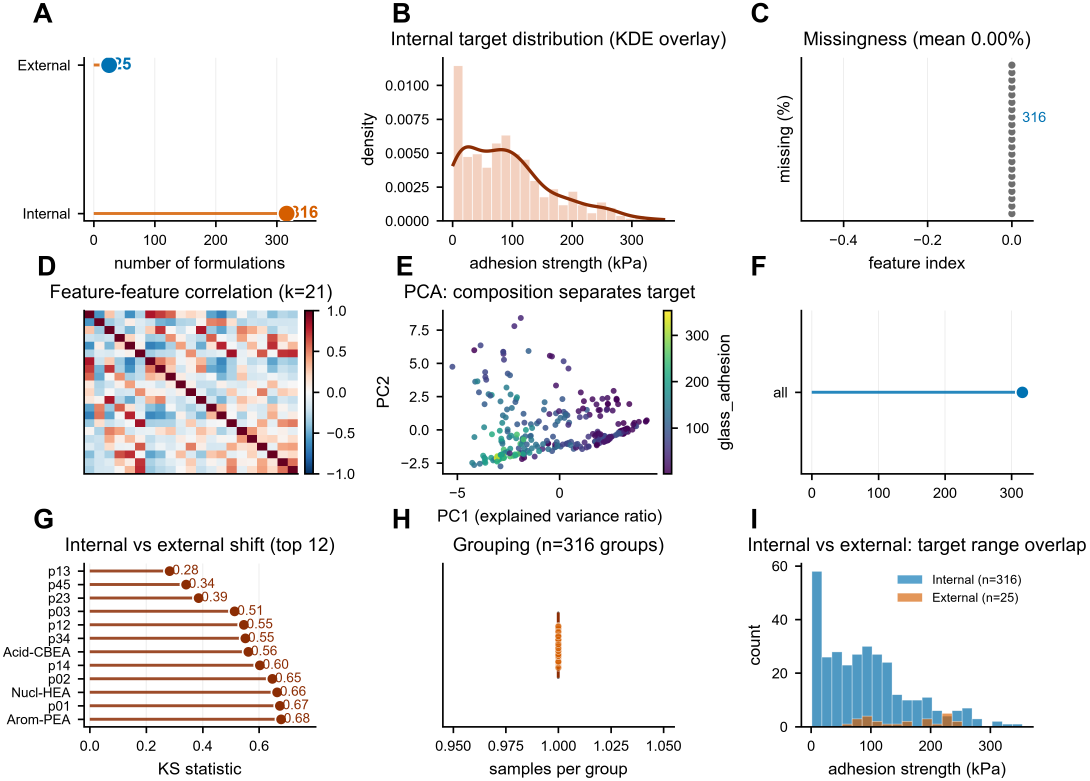
#> input picture _local_compile/Figure3_dataset.png, 4358 x 3124 px, found by its file name (shown at 1/4 size)
$ python _qwen_final_qa.py
#> lines starting #> are read from the running program, lines starting #| are printed output that depends on the picture
### code/_runtime_guard.py
"""Runtime hardening: must be the FIRST import in every script.

Setting thread-count env vars BEFORE numpy / torch / sklearn are imported
prevents an intermittent Windows segfault that surfaces when several
subprocess invocations of these libraries happen back-to-back.

Add the line
    import _runtime_guard  # noqa: F401  (must be first)
as the very first non-docstring import in every entry-point script.

--------------------------------------------------------------------------- #
HOST-FILE-LOCK GUARD (three independent layers, so a long compute phase can
NEVER lose its outputs to a locked file again):
  L1  purge-before-write  -- delete the target path (if it exists) right
      before writing. The WorkBuddy host holds a permanent handle ONLY on
      files that already existed when the session started; freshly created
      files are never locked. Deleting first turns every write into a
      fresh-file creation and sidesteps PermissionError 13 entirely.
  L2  long retry with backoff -- if L1 still hits PermissionError (e.g. the
      host grabbed the handle between our delete and our open), retry with
      30 x 4s = 120s of backoff instead of 15 x 8s.
  L3  .retry fallback file -- if all attempts against the canonical path
      fail, write to "<path>.retry" and append a marker to
      results/arch_eval_logs/write_failures.log so the operator can recover
      the artifact without re-running the compute phase.
--------------------------------------------------------------------------- #
"""
import os

for _key in ("OMP_NUM_THREADS",
             "MKL_NUM_THREADS",
             "OPENBLAS_NUM_THREADS",
             "NUMEXPR_NUM_THREADS",
             "VECLIB_MAXIMUM_THREADS"):
    os.environ.setdefault(_key, "1")

# Deterministic hash seed for Python 3.3+ (otherwise PYTHONHASHSEED is random
# across processes and breaks cache-style deduplication of CSVs / pickles).
os.environ.setdefault("PYTHONHASHSEED", "0")

try:
    import numpy as _np
    _np.random.seed(0)
except Exception:                                   # pragma: no cover
    pass

try:
    import time as _t
    import pandas as _pd

    _orig_to_csv = _pd.DataFrame.to_csv

    # [58 lines left out: functions _safe_remove, _retry_to_csv, _log_write_failure, not called in this run]

    _pd.DataFrame.to_csv = _retry_to_csv
except Exception:                                   # pragma: no cover
    pass

### code/_qwen_final_qa.py
import _runtime_guard  # noqa
import base64
import json
import io
import os
import sys
import urllib.request
from PIL import Image

OLLAMA = "http://localhost:11434/api/chat"
MODEL = "qwen36:latest"

QA_PROMPT = (
    "Audit this scientific figure for a Nature-level journal. Strict checklist:\n"
    "1. TEXT-OVERLAP (text on text): list panel + HIGH/MED/LOW.\n"
    "2. TEXT-DATA-OVERLAP (text on data points/bars/lines): list panel + severity.\n"
    "3. PANEL-LETTER position: letters A-I outside axes top-left, no collision? PASS/FAIL.\n"
    "4. CROPPED text at figure edge? list.\n"
    "5. STYLE palette: elegant consistent (warm orange ours, cool blue baseline)? Rate 1-10.\n"
    "6. CHART-VARIETY: advanced types (lollipop/heatmap/violin/slope/forest) vs plain bars?\n"
    "End: OVERALL: PASS or FAIL, then TOP-3 FIXES. Keep each answer under 25 words."
)


def qa_one(path):
    img = Image.open(path)
#> img is the input picture: PIL image 4358x3124 RGBA; mean R, G, B, A 240.3, 239.4, 239.6, 255
    img.thumbnail((1400, 1400))
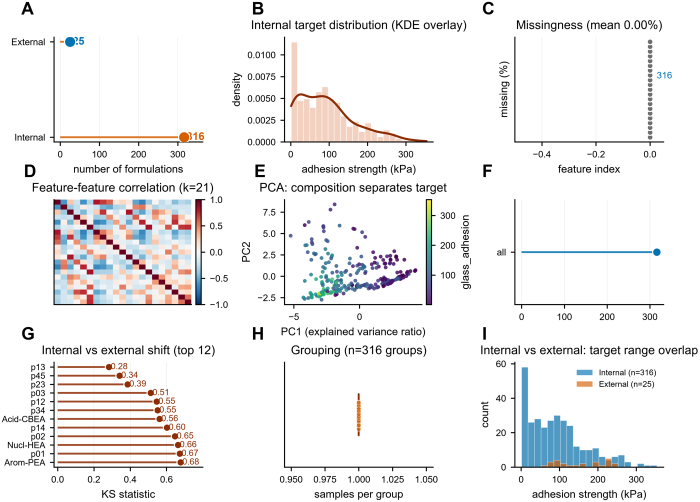
#> img: PIL image 1400x1004 RGBA (shown at 1/2 size); mean R, G, B, A 240.2, 239.3, 239.5, 255
    buf = io.BytesIO()
    img.save(buf, format="PNG")
    b64 = base64.b64encode(buf.getvalue()).decode()
    payload = {
        "model": MODEL,
        "messages": [{"role": "user", "content": QA_PROMPT, "images": [b64]}],
        "think": False,
        "stream": False,
    }
    req = urllib.request.Request(OLLAMA, data=json.dumps(payload).encode(),
                                 headers={"Content-Type": "application/json"})
#> (the run stopped early here; a loop or call above may not have finished)
